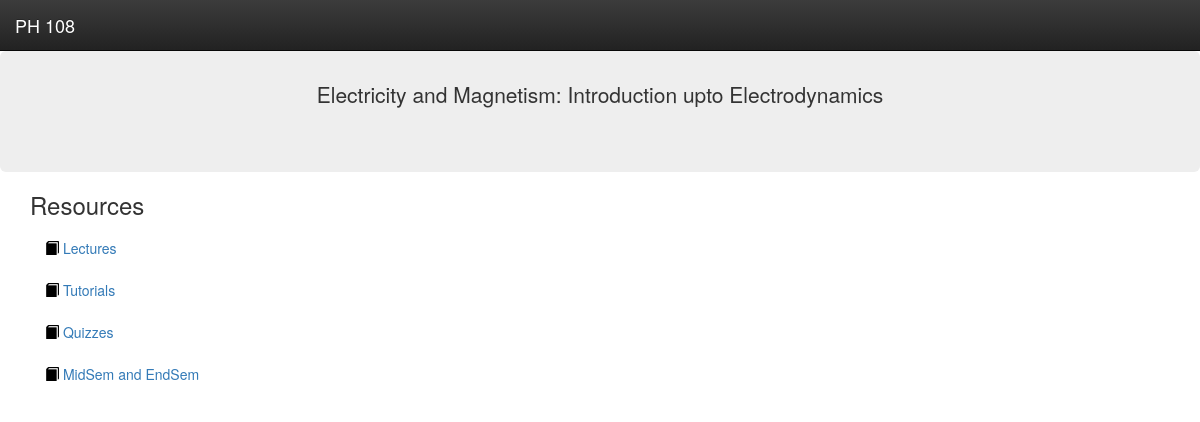
The page /course/detail/1/ on the database its author committed.
### resources/models.py (models this page shows, shortened)
class course(models.Model):
	course_name = models.CharField(max_length = 255)
	course_description = models.TextField()
	course_id = models.IntegerField()

### resources/views.py (the view)
# urls.py: url(r'^course/detail/(?P<id>\d+)/$', course_detail, name ='course_detail'),
def course_detail(request, id=None):
	instance = get_object_or_404(course, id = id)
	context = {
		"instance": instance,
	}
	return render(request, "course_detail.html", context)

### templates/course_detail.html (shortened to what this page needs)
{% extends "base.html" %}
{% block bar %}
	<div class="navbar navbar-inverse navbar-static-top" role="navigation" style="margin: 0; padding: 0">
		<a class="navbar-brand" rel="home" href='{% url "course_detail" id=instance.id %}' title="{{ instance.course_name }}">{{ instance.course_name }}</a>
	</div>
{% endblock bar %}
{% block content %}
	<div class="jumbotron text-center" style="margin: 0; padding: 2em">
			{{ instance.course_description|linebreaks }} <br/>
	</div>
	<div class="container">
		<h3>Resources</h3>
		<ul class="nav nav-pills nav-stacked">
			<li>
				<a href='{% url "list" id=instance.id type="L" %}'><span class="glyphicon glyphicon-book" style="color: #000000"></span>   Lectures</a>
			</li>
			<li>
				<a href='{% url "list" id=instance.id type="T" %}'><span class="glyphicon glyphicon-book" style="color: #000000"></span>   Tutorials</a>
			</li>
			<li>
				<a href='{% url "list" id=instance.id type="Q" %}'><span class="glyphicon glyphicon-book" style="color: #000000"></span>  Quizzes</a>
			</li>
			<li>
				<a href='{% url "list" id=instance.id type="E" %}'><span class="glyphicon glyphicon-book" style="color: #000000"></span>   MidSem and EndSem</a>
			</li>
		</ul>
	</div>
{% endblock content %}

### rows shown on the page
course: course_name "PH 108", course_description "Electricity and Magnetism: Introduction upto Electrodynamics"
